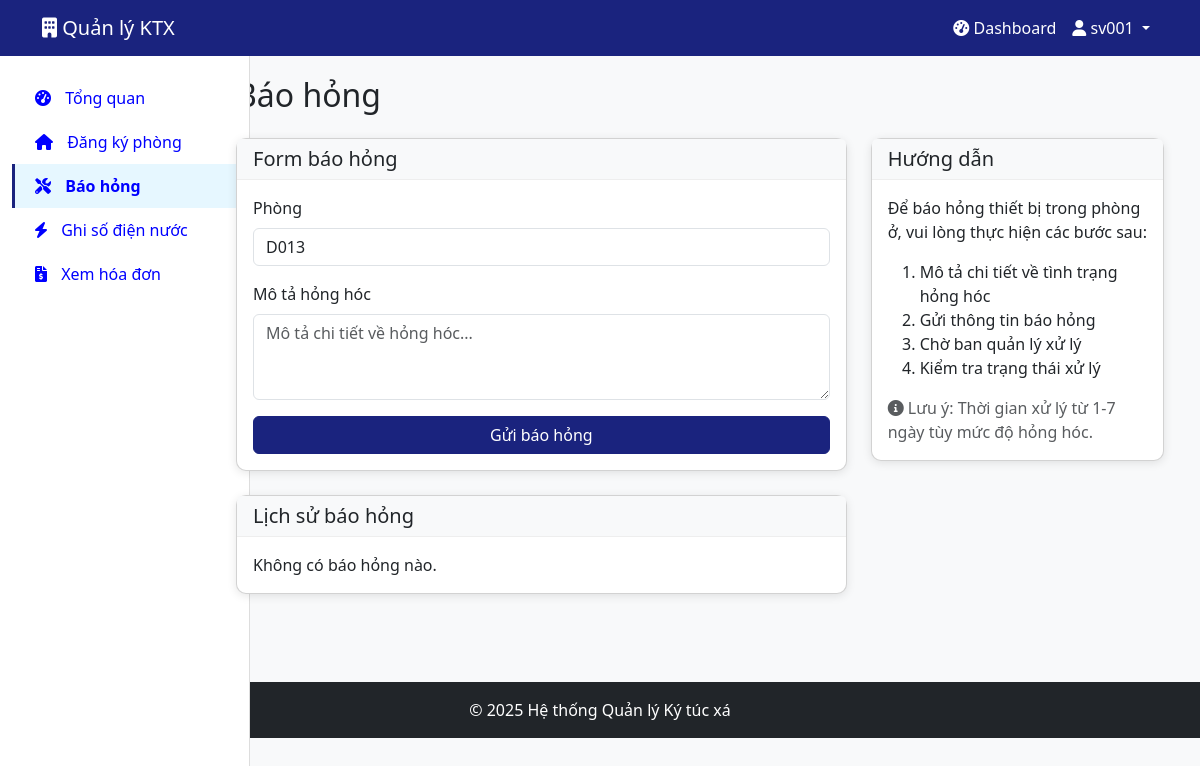
The app's page /bao-hong/ (signed in), older data.
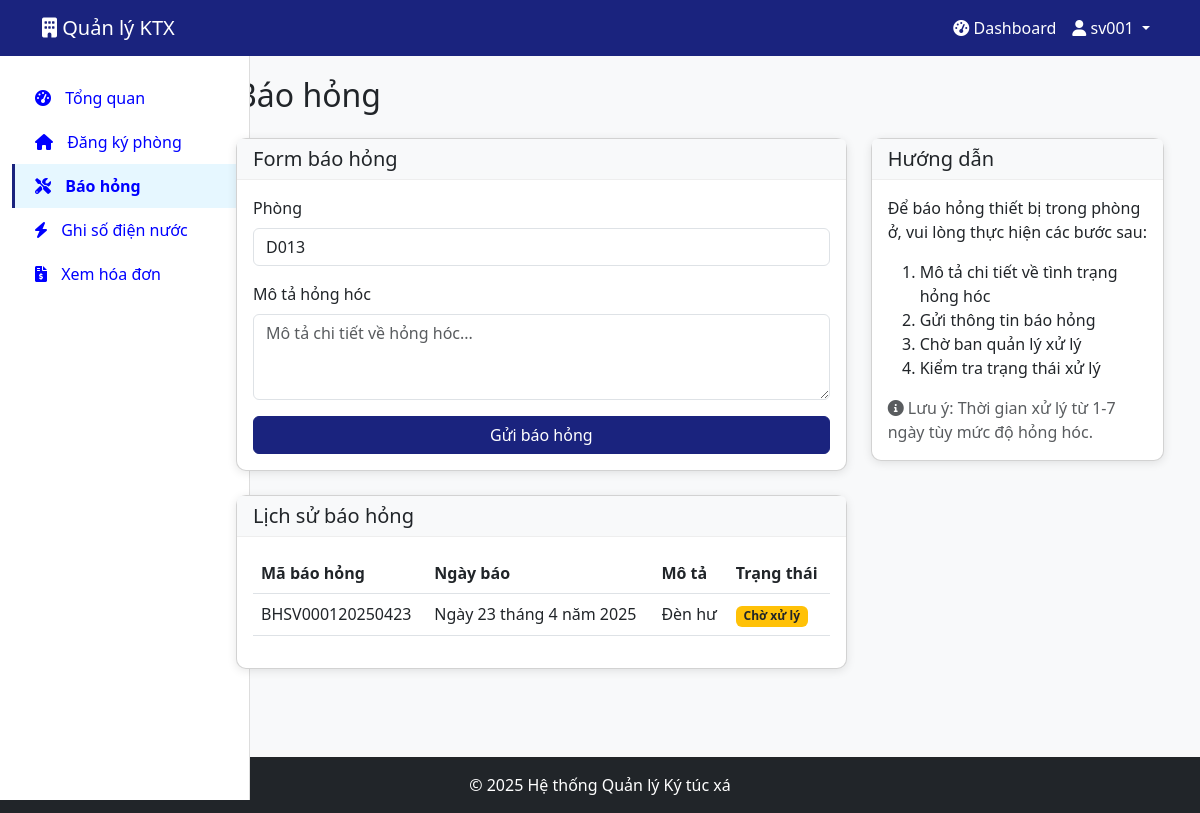
The same page, newer data.
### dormitory/models.py (models this page shows, shortened)
class BaoHong(models.Model):
    ma_bh = models.CharField(max_length=20, primary_key=True)
    mo_ta = models.TextField()
    ngay_bao = models.DateField()
    trang_thai = models.CharField(max_length=20)
    ma_phong = models.ForeignKey(Phong, on_delete=models.CASCADE)

### dormitory/views.py (the view)
# urls.py: path('bao-hong/', views.bao_hong, name='bao_hong'),
@login_required
def bao_hong(request):
    tai_khoan = TaiKhoan.objects.get(user=request.user)
    if tai_khoan.role != 'student':
        messages.error(request, 'Bạn không có quyền truy cập chức năng này!')
        return redirect('dashboard')
    student = SinhVien.objects.get(tai_khoan=tai_khoan)
    if student.so_phong == 'Chưa có':
        messages.error(request, 'Bạn chưa có phòng ở KTX!')
        return redirect('dashboard')
    try:
        phong = Phong.objects.get(ma_phong=student.so_phong)
    except Phong.DoesNotExist:
        messages.error(request, 'Không tìm thấy thông tin phòng!')
        return redirect('dashboard')
    if request.method == 'POST':
        form = BaoHongForm(request.POST)
        if form.is_valid():
            bao_hong = form.save(commit=False)
            bao_hong.ma_bh = f"BH{student.mssv}{datetime.date.today().strftime('%Y%m%d')}"
            bao_hong.ngay_bao = datetime.date.today()
            bao_hong.trang_thai = 'Chờ xử lý'
            bao_hong.ma_phong = phong
            bao_hong.save()
            messages.success(request, 'Báo hỏng thành công! Vui lòng chờ xử lý.')
            return redirect('dashboard')
    else:
        form = BaoHongForm()
    bao_hong_list = BaoHong.objects.filter(ma_phong=phong).order_by('-ngay_bao')
    return render(request, 'dormitory/bao_hong.html', {
        'form': form,
        'bao_hong_list': bao_hong_list,
        'so_phong': phong.ma_phong,
        'role': tai_khoan.role
    })

### dormitory/forms.py
class BaoHongForm(forms.ModelForm):
    class Meta:
        model = BaoHong
        fields = ['mo_ta']
        widgets = {
            'mo_ta': forms.Textarea(attrs={'rows': 3}),
        }

### dormitory/templates/dormitory/bao_hong.html (shortened to what the changed rows need)
{% extends 'base.html' %}
{% block content %}
<div class="container">
    <h2 class="mb-4">Báo hỏng</h2>
    <div class="row">
        <div class="col-md-8">
            <div class="card">
                <div class="card-body">
                    {% if bao_hong_list %}
                        <div class="table-responsive">
                            <table class="table table-hover">
                                <thead>
                                    <tr>
                                        <th>Mã báo hỏng</th>
                                        <th>Ngày báo</th>
                                        <th>Mô tả</th>
                                        <th>Trạng thái</th>
                                    </tr>
                                </thead>
                                <tbody>
                                    {% for bao_hong in bao_hong_list %}
                                        <tr>
                                            <td>{{ bao_hong.ma_bh }}</td>
                                            <td>{{ bao_hong.ngay_bao }}</td>
                                            <td>{{ bao_hong.mo_ta }}</td>
                                            <td>
                                                {% if bao_hong.trang_thai == 'Chờ xử lý' %}
                                                    <span class="badge bg-warning text-dark">{{ bao_hong.trang_thai }}</span>
                                                {% elif bao_hong.trang_thai == 'Đang xử lý' %}
                                                    <span class="badge bg-info">{{ bao_hong.trang_thai }}</span>
                                                {% elif bao_hong.trang_thai == 'Đã xử lý' %}
                                                    <span class="badge bg-success">{{ bao_hong.trang_thai }}</span>
                                                {% else %}
                                                    <span class="badge bg-secondary">{{ bao_hong.trang_thai }}</span>
                                                {% endif %}
                                            </td>
                                        </tr>
                                    {% endfor %}
                                </tbody>
                            </table>
                        </div>
                    {% else %}
                        <p class="mb-0">Không có báo hỏng nào.</p>
                    {% endif %}
                </div>
            </div>
        </div>
    </div>
</div>
{% endblock %}

Row changes from the older to the newer data that the page shows:
added BaoHong: ma_bh "BHSV000120250423", ngay_bao "Ngày 23 tháng 4 năm 2025", mo_ta "Đèn hư", trang_thai "Chờ xử lý"
Text that changed along with them:
text no longer shown: "Không có báo hỏng nào."
text now shown: "Mã báo hỏng Ngày báo Mô tả Trạng thái"
